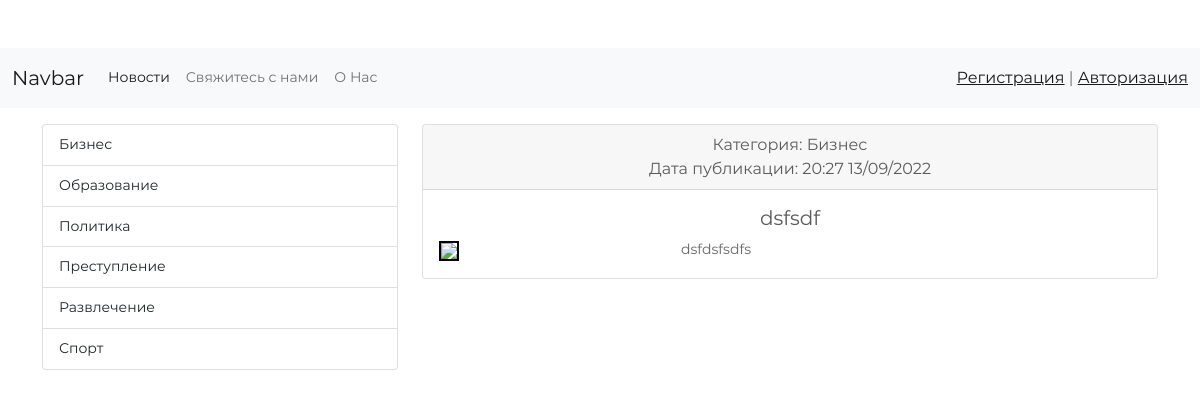
Screenshot of /article/29/ with the database file from the repository.
### newsapp/models.py (models this page shows, shortened)
class Category(models.Model):
    title_category = models.CharField(max_length = 250, db_index = True,
                                      verbose_name = 'Имя категории')
    class Meta:
        verbose_name = 'Категория'
        verbose_name_plural = 'Категории'
        ordering = ['title_category']

class News(models.Model):
    title = models.CharField(max_length=250, verbose_name = 'Заголовок новости')
    content = models.TextField(blank=True, verbose_name = 'Содержание новости')
    created_at = models.DateTimeField(auto_now_add=True, verbose_name = 'Время создания')
    updated_at = models.DateTimeField(auto_now=True, verbose_name = 'Время редактирования')
    photo = models.ImageField(upload_to='photos/%Y/%m/%d', null = True, blank = True, verbose_name = 'Фото')
    is_published = models.BooleanField(default=True, verbose_name = 'Опубликовано')
    category = models.ForeignKey('Category', on_delete = models.PROTECT,
                                 null = True, verbose_name = 'Категория')
    class Meta:
        verbose_name = 'Новость'
        verbose_name_plural = 'Новости'
        ordering = ['-created_at']

### newsapp/views.py (the view)
# urls.py: path('article/<int:news_id>/',DetailNews.as_view(), name='show_news'),
class DetailNews(DetailView):
    model = News
    pk_url_kwarg = 'news_id'
    template_name = 'newsapp/article.html'
    context_object_name = 'article'

### newsapp/templatetags/news_tags.py (called while the page is built)
@register.simple_tag()
def get_categories(name='get_list_categories'):
    return Category.objects.all()

@register.inclusion_tag('newsapp/list_categories.html')
def show_categories():
    categories = Category.objects.all()
    return {"categories": categories}

### newsapp/templates/newsapp/article.html
{% extends 'main.html' %}
{% block sidebar %}
<div class="col-md-4">
             {% include 'sidebar.html' %}
</div>
{% endblock %}
{% block content %}
    <div class="col-md-8">
            <div class="card mb-3">
                  <div class="card-header text-center">
                    Категория: {{ article.category.title_category }}
                      <br>Дата публикации: {{ article.created_at | date:"H:i d/m/Y" }}
                  </div>
                  <div class="card-body">
                    <h5 class="card-title text-center">{{ article.title }}</h5>
                      <div class="row">
                          <div class="col-md-4">
                              {% if article.photo %}
                                <img src="{{ article.photo.url }}" style="border: 2px solid black;" width="220" height="200">
                              {% else %}
                                <img src="https://i.warosu.org/data/lit/thumb/0177/96/1615909903898s.jpg" style="border: 2px solid black;">
                              {% endif %}
                          </div>
                          {% autoescape off %}
                          <div class="col-md-8">
                                 <p class="card-text">{{ article.content |linebreaks }}</p>
                          </div>
                          {% endautoescape %}
                      </div>
                </div>
              </div>
    </div>
{% endblock %}

### newsapp/templates/newsapp/list_categories.html
{% load news_tags %}
<div class="list-group">
            {% for item in categories %}
                <a href="{% url 'category' item.pk %}" class="list-group-item list-group-item-action">{{ item.title_category }}</a>
            {% endfor %}
 </div>

### websitenews/static/css/carousel.css (style rules this page uses)
body { padding-top: 3rem; padding-bottom: 3rem; color: #5a5a5a; }

### websitenews/static/css/main.css (style rules this page uses)
* { margin: 0px; padding: 0px; box-sizing: border-box; }
body, html { height: 100%; font-family: Montserrat-Regular, sans-serif; }
a { font-family: Montserrat-Regular; font-size: 14px; line-height: 1.7; color: #666666; margin: 0px; transition: all 0.4s; -webkit-transition: all 0.4s; -o-transition: all 0.4s; -moz-transition: all 0.4s; }
h1,h2,h3,h4,h5,h6 { margin: 0px; }
p { font-family: Montserrat-Regular; font-size: 14px; line-height: 1.7; color: #666666; margin: 0px; }

### rows the page displays
Category: title_category "Бизнес"
Category: title_category "Образование"
Category: title_category "Политика"
Category: title_category "Преступление"
Category: title_category "Развлечение"
Category: title_category "Спорт"
News: category.title_category "Бизнес", created_at "20:27 13/09/2022", title "dsfsdf", content "dsfdsfsdfs"
